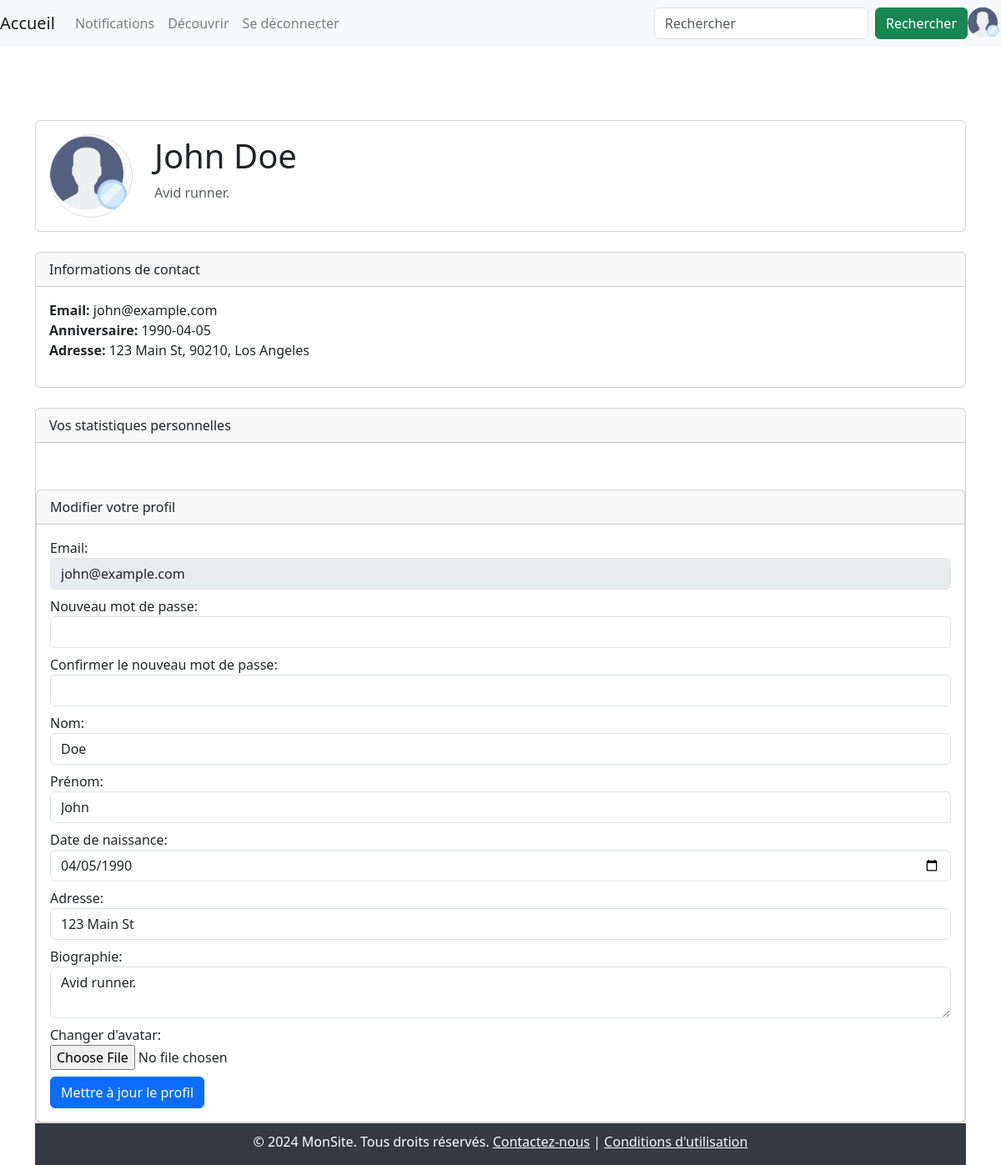
The page /code/profile.php (signed in) on the database its author committed.
### tables this page shows
CREATE TABLE `user` (
  `id` int(12) UNSIGNED NOT NULL,
  `admin` tinyint(1) NOT NULL DEFAULT 0,
  `nom` varchar(20) NOT NULL,
  `prenom` varchar(20) NOT NULL,
  `email` varchar(50) NOT NULL,
  `mdp` varchar(100) NOT NULL,
  `url_avatar` varchar(50) DEFAULT NULL,
  `bio` varchar(800) NOT NULL DEFAULT '',
  `banni` date DEFAULT NULL,
  `date_naissance` date NOT NULL,
  `adresse` varchar(80) NOT NULL,
  `cp` int(5) NOT NULL,
  `commune` varchar(25) NOT NULL
);

### code/classes/dbConn.php (called while the page is built, shortened)
<?php
require_once(__ROOT__ . "/classes/loginStatus.php");
class dbConn
{
    function __construct()
    {
        $server = "localhost";
        $database = "projet";
        $user = "root";
        $password = "";
        $dsn = "mysql:host=$server;dbname=$database;charset=utf8mb4";
        try {
            $this->db = new PDO($dsn, $user, $password);
        } catch (PDOException $e) {
            die("Connection failed: " . $e->getMessage());
        }
        $this->loginStatus = new LoginStatus($this);
    }
}

### code/classes/loginStatus.php (called while the page is built, shortened)
<?php
require_once(__ROOT__ . "/classes/dbConn.php");
class LoginStatus
{
    function __construct($dbConn)
    {
        if (isset($_SESSION['id'])) {
            $userID = $_SESSION['id'];
            $query = "SELECT * FROM user WHERE id = :ID ";
            $stmt = $dbConn->db->prepare($query);
            $stmt->bindParam(':ID', $userID);
            $stmt->execute();
            if ($stmt->rowCount() > 0) {
                $row = $stmt->fetch(PDO::FETCH_ASSOC);
            } else {
                $this->errorText = "Utilisateur non trouvé. Créez un compte.";
            }
        }
        if (isset($_POST["email"]) && isset($_POST["password"])) {
            $email = $dbConn->sanitize($_POST["email"]);
            $password = $_POST["password"];
            $this->loginAttempted = true;
        } else {
            $this->loginAttempted = false;
        }
    }
}

### code/ini.php (called while the page is built, shortened)
<?php
require_once(__ROOT__ . "/classes/dbConn.php");
$dbConn = new dbConn();

### code/profile.php (the view, shortened to what this page needs)
<?php
include("./ini.php");
include(__ROOT__ . "/codePart/header.php");
if (isset($_SESSION['id'])) {
    $viewedUserId = isset($_GET['id']) ? $_GET['id'] : $_SESSION['id'];
    $userId = $_SESSION['id'];
    $stmt = $dbConn->db->prepare("SELECT * FROM user WHERE id = ?");
    $stmt->execute([$userId]);
    $user = $stmt->fetch(PDO::FETCH_ASSOC);
    echo '<div class="container mt-4">';
    echo '<div class="card mb-4">';
    echo '<div class="card-body d-flex align-items-center">';
    echo '<img src="' . htmlspecialchars($user['url_avatar']) . '" alt="Avatar de l\'utilisateur" class="avatar rounded-circle" style="width: 100px; height: 100px;">';
    echo '<div class="ml-3">';
    echo '<h1>' . htmlspecialchars($user['prenom']) . ' ' . htmlspecialchars($user['nom']) . '</h1>';
    echo '<p class="text-muted">' . htmlspecialchars($user['bio']) . '</p>';
    echo '</div>';
    echo '</div>';
    echo '</div>';
    echo '<div class="card">';
    echo '<div class="card-header">Informations de contact</div>';
    echo '<div class="card-body">';
    echo '<ul class="list-unstyled">';
    echo '<li><strong>Email:</strong> ' . htmlspecialchars($user['email']) . '</li>';
    echo '<li><strong>Anniversaire:</strong> ' . htmlspecialchars($user['date_naissance']) . '</li>';
    echo '<li><strong>Adresse:</strong> ' . htmlspecialchars($user['adresse']) . ', ' . htmlspecialchars($user['cp']) . ', ' . htmlspecialchars($user['commune']) . '</li>';
    echo '</ul>';
    echo '</div>';
    echo '</div>';
    echo '<div class="card mt-4">';
    echo '<div class="card-header">Vos statistiques personnelles</div>';
    echo '<div class="card-body" id="statistics"></div>';
    if ($userId == $viewedUserId) {
        echo '<div class="card mt-4">';
        echo '<div class="card-header">Modifier votre profil</div>';
        echo '<div class="card-body">';
        echo '<form id="updateProfileForm" action="updateProfile.php" method="post" enctype="multipart/form-data">';
        echo 'Email: <input type="email" name="email" value="' . htmlspecialchars($user['email']) . '" readonly class="form-control mb-2">';
        echo 'Nouveau mot de passe: <input type="password" name="password" class="form-control mb-2">';
        echo 'Confirmer le nouveau mot de passe: <input type="password" name="confirm_password" class="form-control mb-2">';
        echo 'Nom: <input type="text" name="nom" value="' . htmlspecialchars($user['nom']) . '" class="form-control mb-2">';
        echo 'Prénom: <input type="text" name="prenom" value="' . htmlspecialchars($user['prenom']) . '" class="form-control mb-2">';
        echo 'Date de naissance: <input type="date" name="date_naissance" value="' . htmlspecialchars($user['date_naissance']) . '" class="form-control mb-2">';
        echo 'Adresse: <input type="text" name="adresse" value="' . htmlspecialchars($user['adresse']) . '" class="form-control mb-2">';
        echo 'Biographie: <textarea name="bio" class="form-control mb-2">' . htmlspecialchars($user['bio']) . '</textarea>';
        echo 'Changer d\'avatar: <input type="file" name="avatar" class="form-control-file mb-2">';
        echo '<button type="submit" class="btn btn-primary">Mettre à jour le profil</button>';
        echo '</form>';
        echo '</div>';
        echo '</div>';
    }
    echo '</div>';
} else {
    echo "<div class='alert alert-warning'>Vous devez être connecté pour accéder aux informations personnelles. Veuillez vous connecter.</div>";
}
include(__ROOT__ . "/codePart/footer.php");

### code/Style/style1.css (style rules this page uses)
body, html { padding-top: 60px; padding-bottom: 30px; height: 100%; }
.avatar { width: 50px; height: 50px; border-radius: 50%; margin-right: 10px; border: 1px solid #ddd; }

### rows shown on the page
user: url_avatar (placeholder picture), prenom "John", nom "Doe", bio "Avid runner.", email "john@example.com", date_naissance "1990-04-05", adresse "123 Main St", cp "90210", commune "Los Angeles", date_naissance "04/05/1990"
